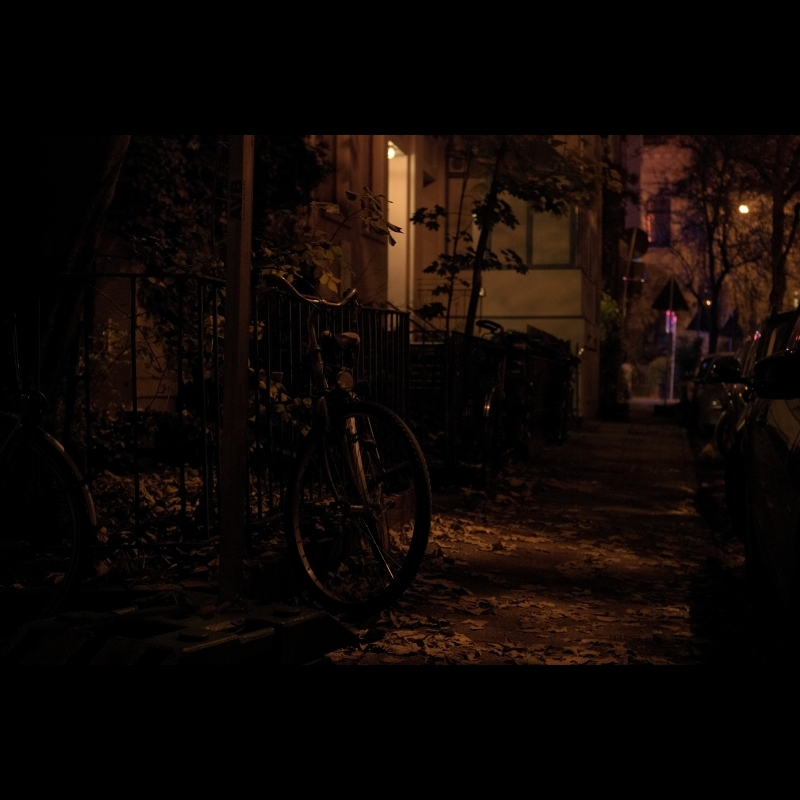
#> input picture data/ExDark_Dataset/Bicycle/2015_00015.jpg, 800 x 800 px
$ python -i enhancement.py   (imports and definitions only)
#> lines starting #> are read from the running program, lines starting #| are printed output that depends on the picture
#> further down, picture is the input picture: shape (800, 800, 3); mean B, G, R 4.7, 7.7, 14.6
"""Low-light image enhancement methods, exposed through a single registry.

Every method takes a BGR ``uint8`` image and returns a BGR ``uint8`` image, so
they are interchangeable in the benchmark. The registry (:data:`ENHANCERS`)
maps a short name to a callable.

Design notes
------------
* The original project applied histogram equalisation / CLAHE on the **V**
  channel of HSV. We additionally provide CLAHE on the **L** channel of LAB,
  which is the more standard, less colour-distorting choice.
* The original Retinex/MSR returned the raw log-difference image. Fed to a
  COCO-pretrained detector that expects natural photographs, these grey,
  washed-out images hurt detection. We add **MSRCR** (Multi-Scale Retinex with
  Color Restoration) and a gain/offset + simple colour-restoration step, which
  produces far more natural output — the principled version of Retinex for a
  downstream detector.
* ``adaptive_gamma`` chooses gamma from image mean brightness, instead of a
  fixed constant, so dark and very-dark images are treated differently.
"""
from __future__ import annotations

from typing import Callable

import cv2
import numpy as np


# --------------------------------------------------------------------------- #
# Simple point operations
# --------------------------------------------------------------------------- #
def identity(image: np.ndarray) -> np.ndarray:
    """No enhancement (baseline)."""
    return image


# [15 lines left out: functions gamma_correction, adaptive_gamma, not called in this run]


def brightness_contrast(image: np.ndarray, brightness: int = 30, contrast: int = 30) -> np.ndarray:
    alpha = 1.0 + (contrast / 127.0)
    return cv2.convertScaleAbs(image, alpha=alpha, beta=brightness)


# --------------------------------------------------------------------------- #
# Histogram-based
# --------------------------------------------------------------------------- #
def histogram_equalization(image: np.ndarray) -> np.ndarray:
    """Global HE on the value channel (HSV)."""
    hsv = cv2.cvtColor(image, cv2.COLOR_BGR2HSV)
#> hsv: shape (800, 800, 3); mean H, S, V 12.8, 92.4, 14.6
    h, s, v = cv2.split(hsv)
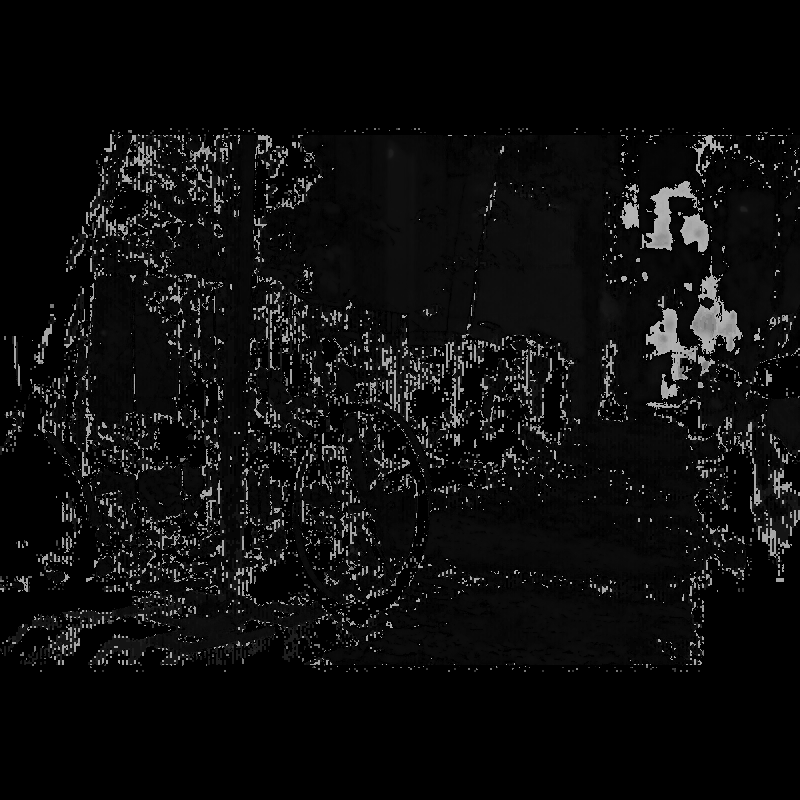
#> h: shape (800, 800); min 0, max 179, mean 12.8
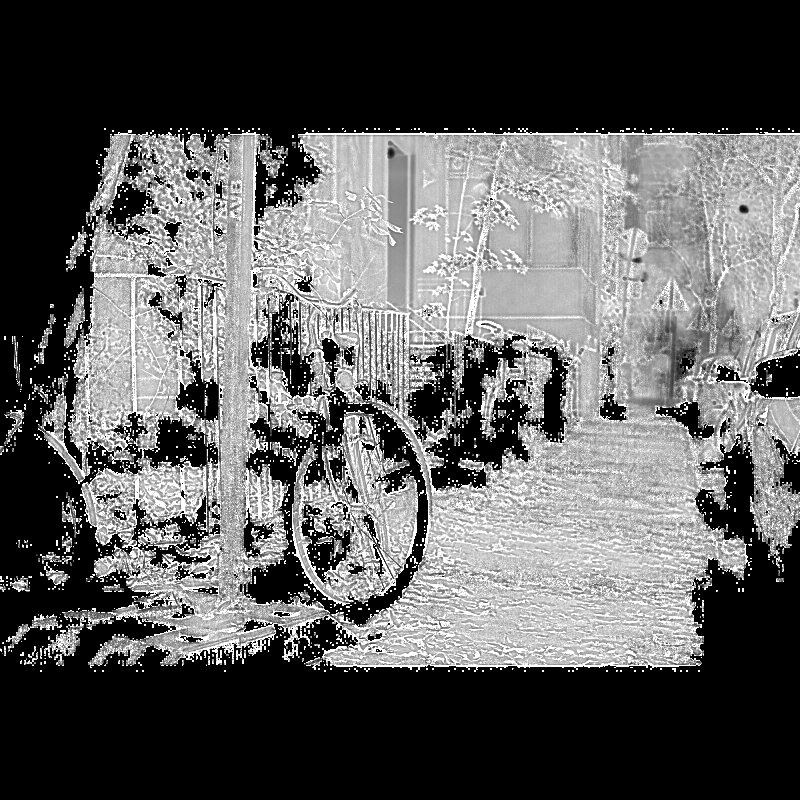
#> s: shape (800, 800); min 0, max 255, mean 92.4
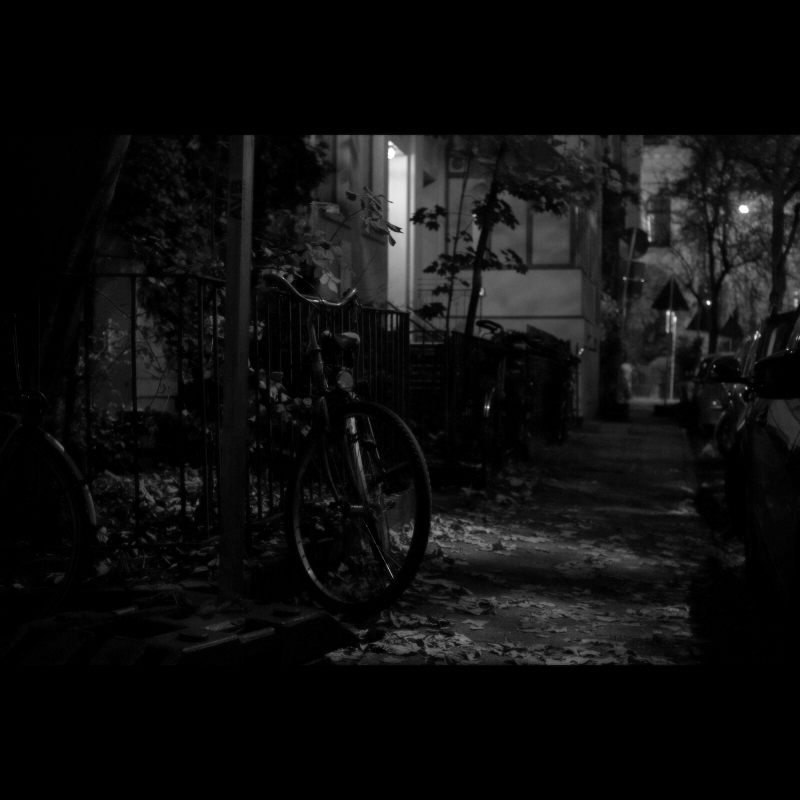
#> v: shape (800, 800); min 0, max 255, mean 14.6
    v = cv2.equalizeHist(v)
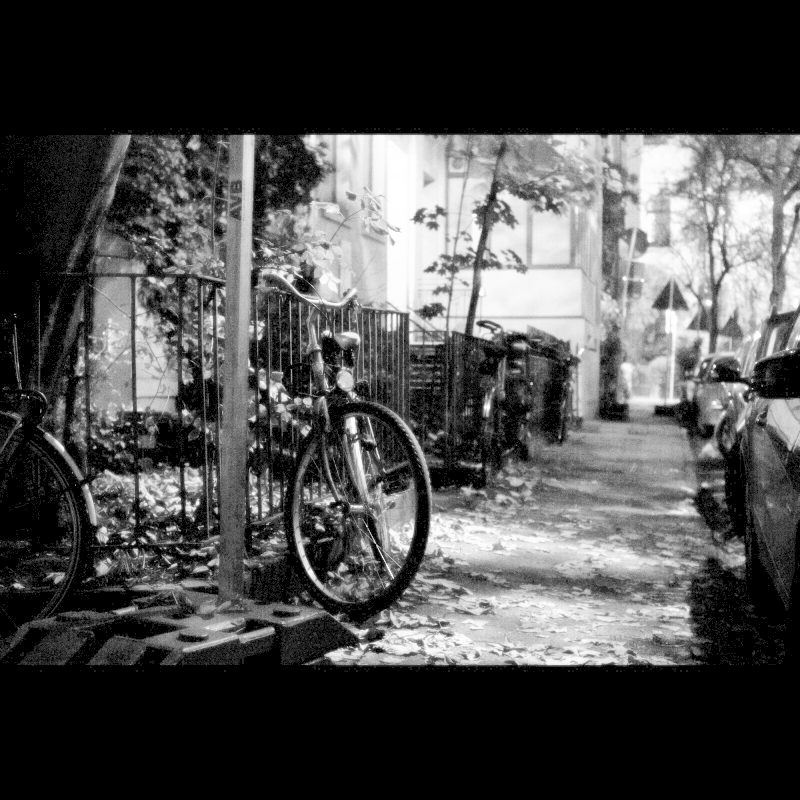
#> v: shape (800, 800); min 0, max 255, mean 74.5
    return cv2.cvtColor(cv2.merge((h, s, v)), cv2.COLOR_HSV2BGR)
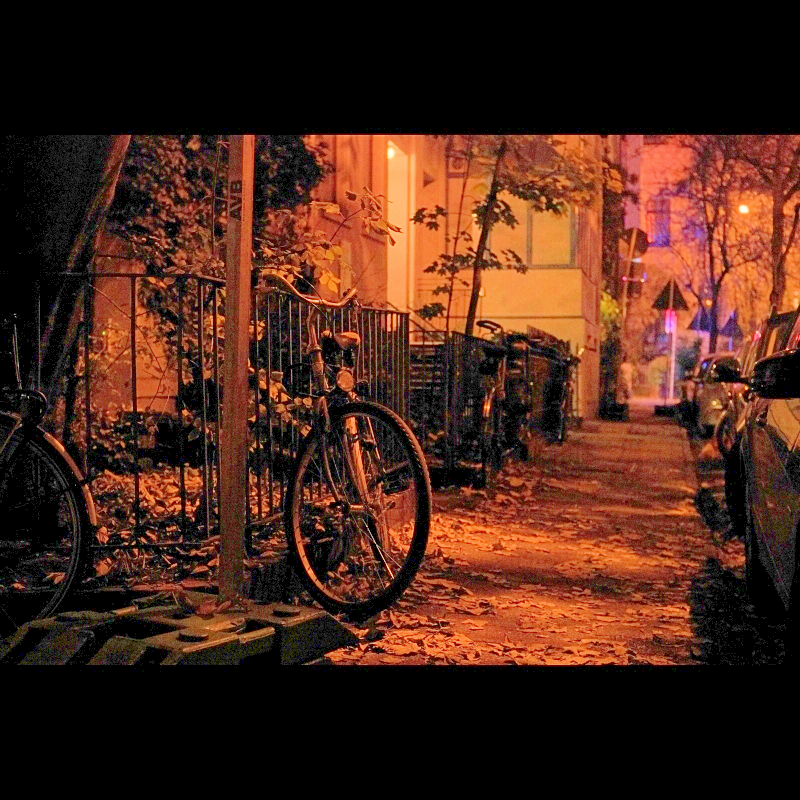
#> returned value: shape (800, 800, 3); mean B, G, R 24.4, 37.9, 74.3


# [16 lines left out: functions clahe_hsv, clahe_lab, not called in this run]


# --------------------------------------------------------------------------- #
# Retinex family
# --------------------------------------------------------------------------- #
def _single_scale_retinex(img_float: np.ndarray, sigma: float) -> np.ndarray:
    blur = cv2.GaussianBlur(img_float, (0, 0), sigmaX=sigma)
    return np.log10(img_float) - np.log10(blur + 1e-6)


# [98 lines left out: functions single_scale_retinex, multi_scale_retinex, msrcr, gray_world, dark_channel_lowlight, _stretch_uint8, not called in this run]


# --------------------------------------------------------------------------- #
# Registry
# --------------------------------------------------------------------------- #
ENHANCERS: dict[str, Callable[[np.ndarray], np.ndarray]] = {
    "original": identity,
    "gamma": lambda im: gamma_correction(im, 1.8),
    "adaptive_gamma": adaptive_gamma,
    "brightness_contrast": lambda im: brightness_contrast(im, 30, 30),
    "hist_eq": histogram_equalization,
    "clahe_hsv": clahe_hsv,
    "clahe_lab": clahe_lab,
    "ssr": single_scale_retinex,
    "msr": multi_scale_retinex,
    "msrcr": msrcr,
    "gray_world": gray_world,
    "dcp": dark_channel_lowlight,
}

# A focused default set used for the headline benchmark grid (keeps wall-clock
# reasonable while covering each family: point-op, histogram, retinex, WB/DCP).
DEFAULT_METHODS = [
    "original", "gamma", "adaptive_gamma", "hist_eq",
    "clahe_hsv", "clahe_lab", "msr", "msrcr", "gray_world", "dcp",
]


def get(name: str) -> Callable[[np.ndarray], np.ndarray]:
    return ENHANCERS[name]

>>> import cv2
>>> picture = cv2.imread('../../data/ExDark_Dataset/Bicycle/2015_00015.jpg')
>>> result = histogram_equalization(picture)

$ run again, on data/ExDark_Dataset/Bicycle/2015_00021.jpg
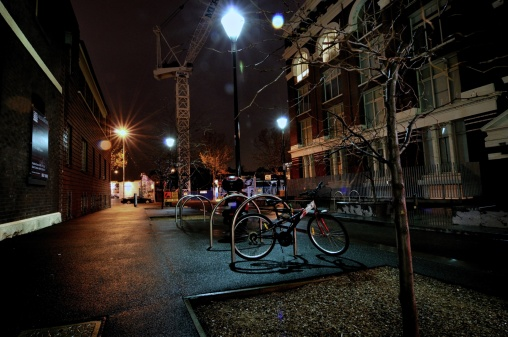
#> input picture data/ExDark_Dataset/Bicycle/2015_00021.jpg, 508 x 337 px
#> picture is the input picture: shape (337, 508, 3); mean B, G, R 27.9, 32.6, 38.1
#> hsv: shape (337, 508, 3); mean H, S, V 38.3, 109.2, 41.1
#> in histogram_equalization, `v = cv2.equalizeHist(v)`:
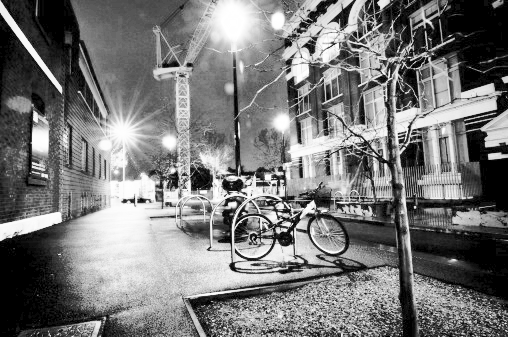
#> v: shape (337, 508); min 0, max 255, mean 119.8
#> in histogram_equalization, `return cv2.cvtColor(cv2.merge((h, s, v)), cv2.COLOR_HSV2BGR)`:
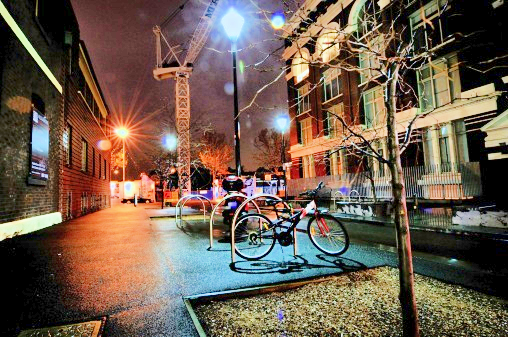
#> returned value: shape (337, 508, 3); mean B, G, R 78.3, 93.2, 111.5

$ run again, on data/ExDark_Dataset/Bicycle/2015_00041.jpg
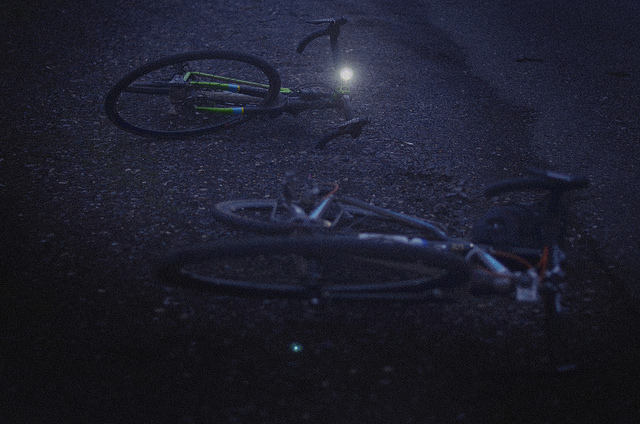
#> input picture data/ExDark_Dataset/Bicycle/2015_00041.jpg, 640 x 424 px
#> picture is the input picture: shape (424, 640, 3); mean B, G, R 44.1, 30.3, 29.4
#> hsv: shape (424, 640, 3); mean H, S, V 118.8, 81.6, 44.2
#> in histogram_equalization, `v = cv2.equalizeHist(v)`:
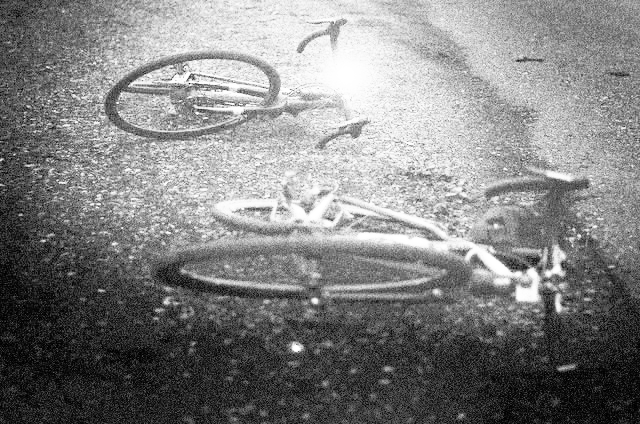
#> v: shape (424, 640); min 0, max 255, mean 129.5
#> in histogram_equalization, `return cv2.cvtColor(cv2.merge((h, s, v)), cv2.COLOR_HSV2BGR)`:
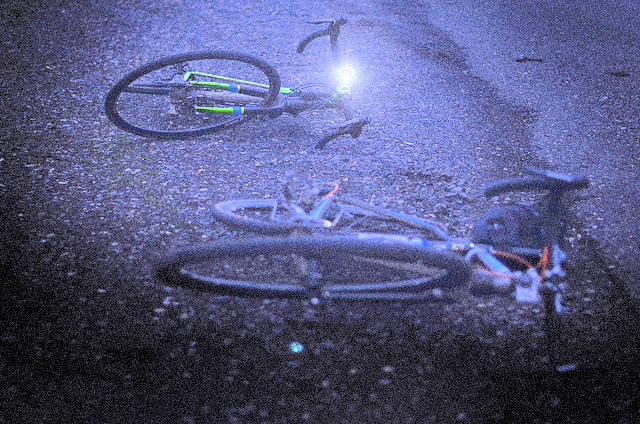
#> returned value: shape (424, 640, 3); mean B, G, R 129.4, 87.2, 84.2
